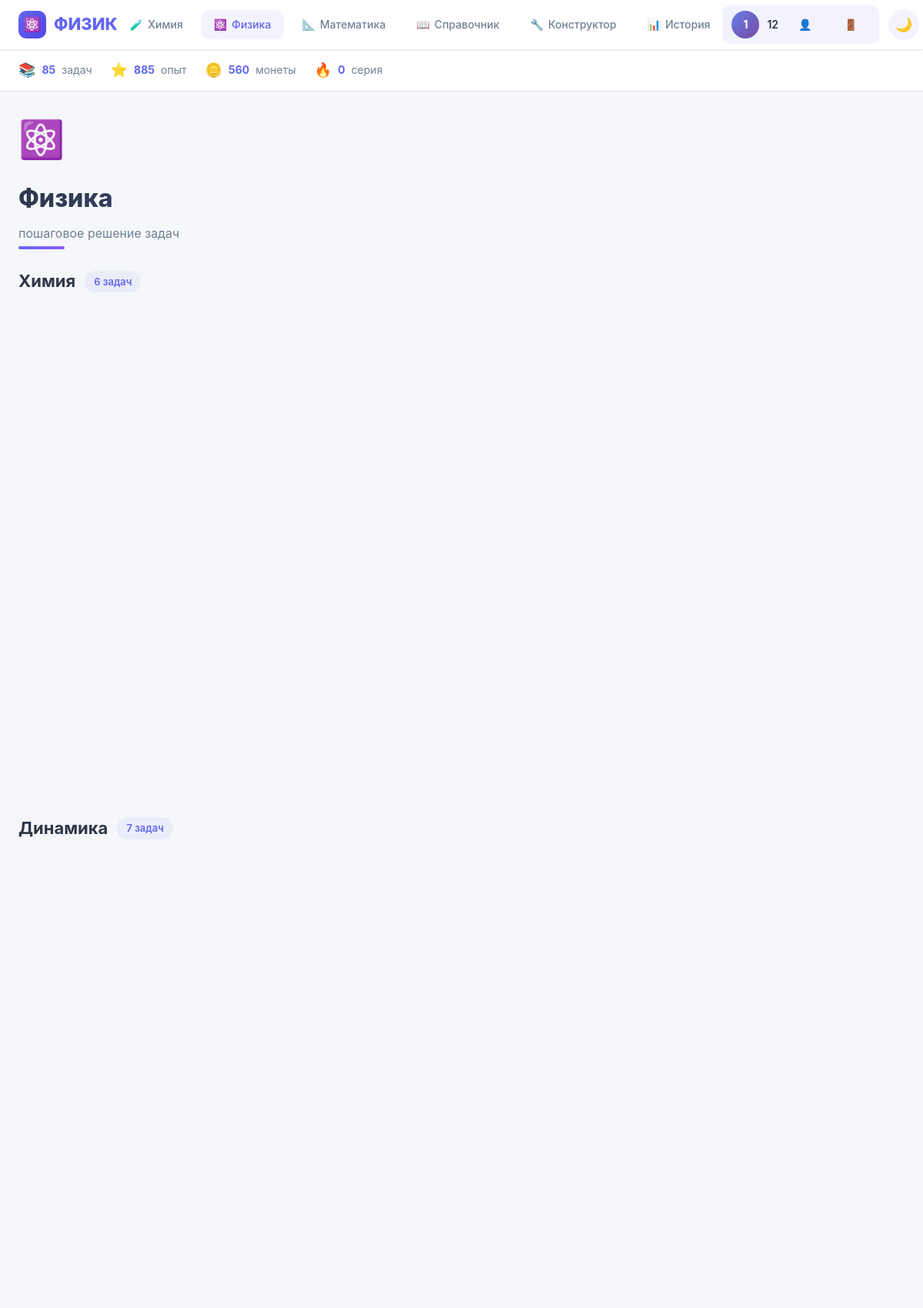
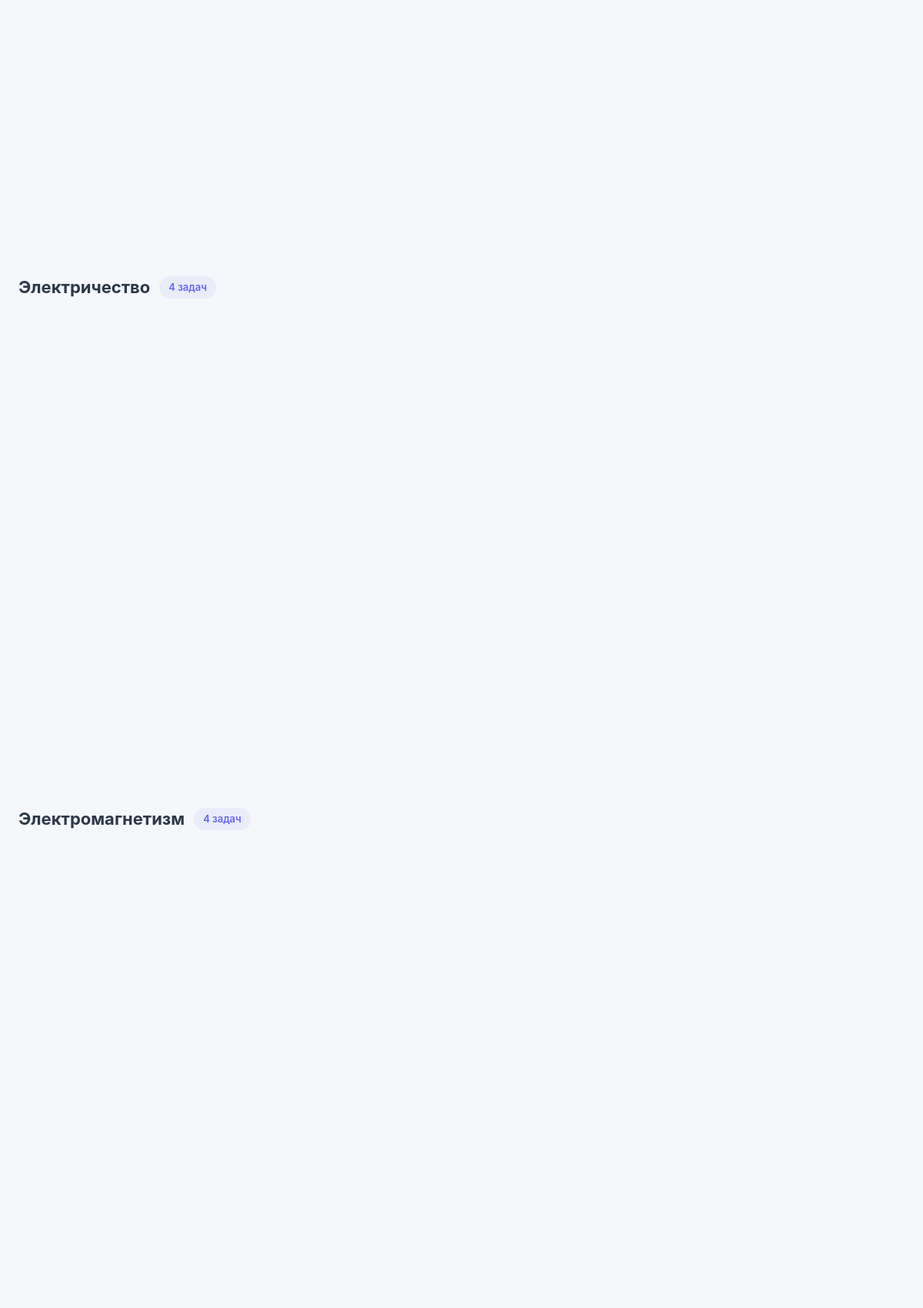
The page / (signed in, upper part) on the database its author committed (2 pictures, top to bottom).
### tables this page shows
CREATE TABLE users (
            id INTEGER PRIMARY KEY AUTOINCREMENT,
            username TEXT NOT NULL UNIQUE,
            email TEXT NOT NULL UNIQUE,
            password_hash TEXT NOT NULL,
            avatar TEXT DEFAULT 'default',
            created_at TEXT NOT NULL,
            xp INTEGER DEFAULT 0,
            coins INTEGER DEFAULT 0,
            streak INTEGER DEFAULT 0
        );

### app.py (the view)
@app.route('/')
def index():
    user = get_current_user()
    records = get_history(user['id']) if user else []
    math_categories = {'Алгебра', 'Геометрия', 'Тригонометрия', 'Анализ', 'Векторы', 'Теория вероятностей'}
    groups = group_by_category()
    physics_groups = {k: v for k, v in groups.items() if k not in math_categories}
    return render_template('index.html',
                           user=user,
                           groups=physics_groups,
                           total=len(TASKS),
                           records=records)

### app.py (called while the page is built)
def get_current_user():
    if 'user_id' in session:
        return get_user_by_id(session['user_id'])
    return None

### loader.py (called while the page is built)
def group_by_category() -> dict:
    groups = {}
    for tid, t in TASKS.items():
        cat = t.get("category", "Прочее")
        t_copy = dict(t)
        t_copy["color"] = CATEGORY_COLORS.get(cat, "linear-gradient(135deg, #667eea 0%, #764ba2 100%)")
        groups.setdefault(cat, []).append((tid, t_copy))
    return groups

### models.py (called while the page is built)
def _get_connection():
    conn = sqlite3.connect(DB_PATH)
    conn.execute("PRAGMA foreign_keys = ON")
    return conn

def get_user_by_id(user_id):
    with _get_connection() as conn:
        conn.row_factory = sqlite3.Row
        user = conn.execute("SELECT * FROM users WHERE id = ?", (user_id,)).fetchone()
        if not user:
            return None
        return {
            'id': user['id'],
            'username': user['username'],
            'email': user['email'],
            'avatar': user['avatar'],
            'xp': user['xp'],
            'coins': user['coins'],
            'streak': user['streak'],
            'created_at': user['created_at']
        }

def get_history(user_id, limit=50):
    with _get_connection() as conn:
        conn.row_factory = sqlite3.Row
        rows = conn.execute(
            "SELECT * FROM history WHERE user_id = ? ORDER BY id DESC LIMIT ?",
            (user_id, limit)
        ).fetchall()
    return [dict(r) for r in rows]

### templates/index.html (shortened to what this page needs)
{% extends 'base.html' %}
{% block content %}
<div class="page-header">
    <div class="task-icon">⚛️</div>
    <h1>Физика</h1>
    <p class="subtitle">пошаговое решение задач</p>
</div>
{% for category, items in groups.items() %}
<section class="category-section" data-category="{{ category }}">
    <div class="category-header">
        <h2>{{ category }}</h2>
        <span class="category-count">{{ items|length }} задач</span>
    </div>
    <div class="cards-grid">
    </div>
</section>
{% endfor %}
{% endblock %}

### templates/base.html (shortened to what this page needs)
<!doctype html>
<html lang="ru">
<head>
    <link rel="stylesheet" href="{{ url_for('static', filename='style.css') }}?v=13">
</head>
<body>
<header class="topbar">
    <div class="topbar-inner">
        <a href="{{ url_for('index') }}" class="logo">
            <span class="logo-icon">⚛️</span>
            <span class="logo-text">ФИЗИК</span>
        </a>
        <nav class="topnav">
            <a href="{{ url_for('chemistry') }}" class="topnav-item {% if request.endpoint == 'chemistry' %}active{% endif %}">
                <span class="topnav-icon">🧪</span>
                <span>Химия</span>
            </a>
            <a href="{{ url_for('index') }}" class="topnav-item {% if request.endpoint == 'index' %}active{% endif %}">
                <span class="topnav-icon">⚛️</span>
                <span>Физика</span>
            </a>
            <a href="{{ url_for('math') }}" class="topnav-item {% if request.endpoint == 'math' %}active{% endif %}">
                <span class="topnav-icon">📐</span>
                <span>Математика</span>
            </a>
            <a href="{{ url_for('reference') }}" class="topnav-item {% if request.endpoint == 'reference' %}active{% endif %}">
                <span class="topnav-icon">📖</span>
                <span>Справочник</span>
            </a>
            <a href="{{ url_for('builder') }}" class="topnav-item {% if request.endpoint == 'builder' %}active{% endif %}">
                <span class="topnav-icon">🔧</span>
                <span>Конструктор</span>
            </a>
            <a href="{{ url_for('history') }}" class="topnav-item {% if request.endpoint == 'history' %}active{% endif %}">
                <span class="topnav-icon">📊</span>
                <span>История</span>
            </a>
        </nav>
        <div class="topbar-right">
            {% if user %}
            <div class="user-badge">
                <div class="user-avatar">{{ user.username[0]|upper }}</div>
                <span class="user-name">{{ user.username }}</span>
                <a href="{{ url_for('profile') }}" class="topnav-item" title="Профиль">👤</a>
                <a href="{{ url_for('logout') }}" class="topnav-item" title="Выйти">🚪</a>
            </div>
            {% else %}
            <a href="{{ url_for('login') }}" class="btn" style="padding: 8px 16px; font-size: 13px;">Войти</a>
            {% endif %}
            <button id="theme-toggle" class="theme-btn" title="Сменить тему">🌙</button>
        </div>
    </div>
</header>
<div class="stats-bar">
    <div class="stats-inner">
        <div class="stat-item">
            <span class="stat-icon">📚</span>
            <span class="stat-value">{{ total }}</span>
            <span class="stat-label">задач</span>
        </div>
        {% if user %}
        <div class="stat-item">
            <span class="stat-icon">⭐</span>
            <span class="stat-value">{{ user.xp or 0 }}</span>
            <span class="stat-label">опыт</span>
        </div>
        <div class="stat-item">
            <span class="stat-icon">🪙</span>
            <span class="stat-value">{{ user.coins or 0 }}</span>
            <span class="stat-label">монеты</span>
        </div>
        <div class="stat-item">
            <span class="stat-icon">🔥</span>
            <span class="stat-value">{{ user.streak or 0 }}</span>
            <span class="stat-label">серия</span>
        </div>
        {% else %}
        <div class="stat-item">
            <span class="stat-icon">🏆</span>
            <span class="stat-value">{{ records|length if records else 0 }}</span>
            <span class="stat-label">решено</span>
        </div>
        {% endif %}
    </div>
</div>
<main>
    {% block content %}{% endblock %}
</main>
</body>
</html>

### static/style.css (style rules this page uses)
:root { --bg: #f5f7fa; --panel: #ffffff; --text: #2d3748; --text-secondary: #718096; --primary: #6366f1; --primary-hover: #4f46e5; --primary-light: rgba(99, 102, 241, 0.08); --border: #e2e8f0; --success: #10b981; --danger: #ef4444; --shadow-sm: 0 1px 3px rgba(0,0,0,0.08); --shadow-md: 0 4px 12px rgba(0,0,0,0.1); --shadow-lg: 0 10px 30px rgba(0,0,0,0.12); --radius: 16px; --radius-sm: 10px; }
* { box-sizing: border-box; margin: 0; padding: 0; }
html { scroll-behavior: smooth; transition: background-color 0.3s ease, color 0.3s ease; }
body { font-family: 'Inter', 'Segoe UI', -apple-system, BlinkMacSystemFont, sans-serif; background-color: var(--bg); color: var(--text); min-height: 100vh; line-height: 1.6; transition: background-color 0.3s ease, color 0.3s ease; }
.topbar, .stats-bar, .lesson-card, .task-panel, .form-group input, .form-group select { transition: background-color 0.3s ease, border-color 0.3s ease, box-shadow 0.3s ease; }
.topbar { background: var(--panel); border-bottom: 1px solid var(--border); position: sticky; top: 0; z-index: 100; box-shadow: var(--shadow-sm); }
.topbar-inner { max-width: 1280px; margin: 0 auto; padding: 0 24px; height: 64px; display: flex; align-items: center; justify-content: space-between; }
.logo { font-size: 22px; font-weight: 800; color: var(--primary); text-decoration: none; display: flex; align-items: center; gap: 10px; transition: all 0.2s; }
.logo-icon { width: 36px; height: 36px; background: linear-gradient(135deg, var(--primary), var(--primary-hover)); border-radius: 10px; display: flex; align-items: center; justify-content: center; color: white; font-size: 18px; transition: transform 0.3s ease; }
.topnav { display: flex; align-items: center; gap: 8px; }
.topnav-item { color: var(--text-secondary); text-decoration: none; padding: 8px 16px; border-radius: var(--radius-sm); font-weight: 500; font-size: 14px; transition: all 0.2s; display: flex; align-items: center; gap: 6px; }
.topnav-item:hover, .topnav-item.active { color: var(--primary); background: var(--primary-light); }
.topbar-right { display: flex; align-items: center; gap: 12px; }
.user-badge { display: flex; align-items: center; gap: 10px; padding: 6px 12px; background: var(--primary-light); border-radius: var(--radius-sm); }
.user-avatar { width: 36px; height: 36px; border-radius: 50%; background: linear-gradient(135deg, #667eea, #764ba2); display: flex; align-items: center; justify-content: center; color: white; font-weight: 700; font-size: 14px; flex-shrink: 0; }
.user-name { font-weight: 600; font-size: 14px; white-space: nowrap; max-width: 120px; overflow: hidden; text-overflow: ellipsis; }
.theme-btn { background: var(--primary-light); border: none; width: 40px; height: 40px; border-radius: 50%; cursor: pointer; font-size: 18px; transition: all 0.2s; }
.stats-bar { background: var(--panel); border-bottom: 1px solid var(--border); padding: 12px 24px; }
.stats-inner { max-width: 1280px; margin: 0 auto; display: flex; gap: 24px; }
.stat-item { display: flex; align-items: center; gap: 8px; font-size: 14px; }
.stat-icon { font-size: 18px; }
.stat-value { font-weight: 700; color: var(--primary); }
.stat-label { color: var(--text-secondary); }
main { max-width: 1280px; margin: 0 auto; padding: 24px; }
.page-header { margin-bottom: 32px; animation: fadeInUp 0.5s ease-out; position: relative; }
.page-header::after { content: ''; position: absolute; bottom: -8px; left: 0; width: 60px; height: 4px; background: linear-gradient(90deg, var(--primary), #8b5cf6); border-radius: 2px; }
.page-header .task-icon { font-size: 48px; margin-bottom: 12px; animation: bounce 1s ease-in-out infinite; }
.page-header h1 { font-size: 32px; font-weight: 800; margin-bottom: 8px; background: linear-gradient(135deg, var(--text) 0%, var(--primary) 100%); -webkit-background-clip: text; -webkit-text-fill-color: transparent; background-clip: text; }
.subtitle { color: var(--text-secondary); font-size: 16px; }
.category-section { margin-bottom: 48px; }
.category-header { display: flex; align-items: center; gap: 12px; margin-bottom: 20px; }
.category-header h2 { font-size: 22px; font-weight: 700; }
.category-header { animation: fadeIn 0.5s ease-out; }
.category-count { background: var(--primary-light); color: var(--primary); padding: 4px 12px; border-radius: 20px; font-size: 13px; font-weight: 600; animation: pulse 2s ease-in-out infinite; }
.cards-grid { display: grid; grid-template-columns: repeat(auto-fill, minmax(300px, 1fr)); gap: 24px; }

### rows shown on the page
users: username "1", username "12", xp "885", coins "560", streak "0"

### other values the page prints
{{ total }} "85"
{{ category }} "Химия" "Динамика" "Электричество" "Электромагнетизм"
{{ items|length }} "6" "7" "4" "4"
